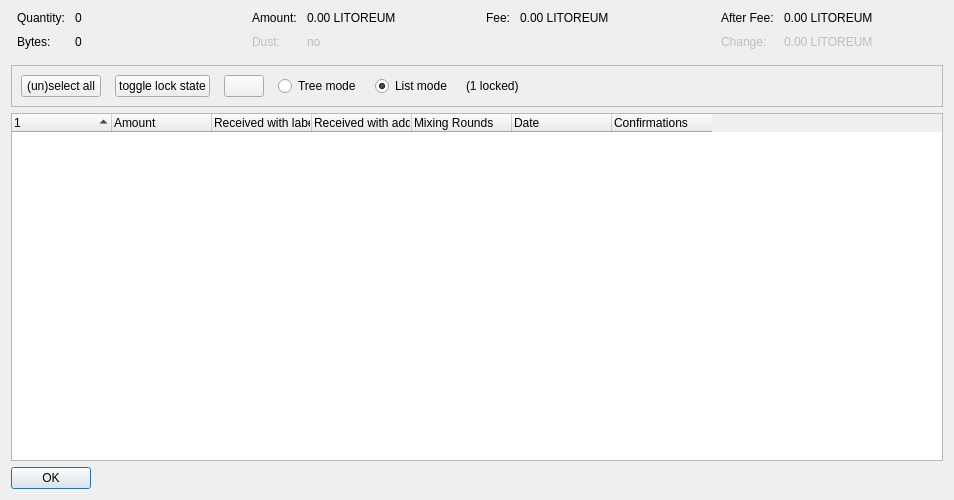
<?xml version="1.0" encoding="UTF-8"?>
<ui version="4.0">
 <class>CoinControlDialog</class>
 <widget class="QDialog" name="CoinControlDialog">
  <property name="geometry">
   <rect>
    <x>0</x>
    <y>0</y>
    <width>954</width>
    <height>500</height>
   </rect>
  </property>
  <property name="windowTitle">
   <string>Coin Selection</string>
  </property>
  <layout class="QVBoxLayout" name="verticalLayout">
   <item>
    <layout class="QHBoxLayout" name="horizontalLayoutTop" stretch="0,0,0,0">
     <property name="topMargin">
      <number>0</number>
     </property>
     <property name="bottomMargin">
      <number>10</number>
     </property>
     <item>
      <layout class="QFormLayout" name="formLayoutCoinControl1">
       <property name="horizontalSpacing">
        <number>10</number>
       </property>
       <property name="verticalSpacing">
        <number>10</number>
       </property>
       <property name="leftMargin">
        <number>6</number>
       </property>
       <property name="rightMargin">
        <number>6</number>
       </property>
       <item row="0" column="0">
        <widget class="QLabel" name="labelCoinControlQuantityText">
         <property name="text">
          <string>Quantity:</string>
         </property>
        </widget>
       </item>
       <item row="0" column="1">
        <widget class="QLabel" name="labelCoinControlQuantity">
         <property name="cursor">
          <cursorShape>IBeamCursor</cursorShape>
         </property>
         <property name="contextMenuPolicy">
          <enum>Qt::ActionsContextMenu</enum>
         </property>
         <property name="text">
          <string notr="true">0</string>
         </property>
         <property name="textInteractionFlags">
          <set>Qt::LinksAccessibleByMouse|Qt::TextSelectableByKeyboard|Qt::TextSelectableByMouse</set>
         </property>
        </widget>
       </item>
       <item row="1" column="0">
        <widget class="QLabel" name="labelCoinControlBytesText">
         <property name="text">
          <string>Bytes:</string>
         </property>
        </widget>
       </item>
       <item row="1" column="1">
        <widget class="QLabel" name="labelCoinControlBytes">
         <property name="cursor">
          <cursorShape>IBeamCursor</cursorShape>
         </property>
         <property name="contextMenuPolicy">
          <enum>Qt::ActionsContextMenu</enum>
         </property>
         <property name="text">
          <string notr="true">0</string>
         </property>
         <property name="textInteractionFlags">
          <set>Qt::LinksAccessibleByMouse|Qt::TextSelectableByKeyboard|Qt::TextSelectableByMouse</set>
         </property>
        </widget>
       </item>
      </layout>
     </item>
     <item>
      <layout class="QFormLayout" name="formLayoutCoinControl2">
       <property name="horizontalSpacing">
        <number>10</number>
       </property>
       <property name="verticalSpacing">
        <number>10</number>
       </property>
       <property name="leftMargin">
        <number>6</number>
       </property>
       <property name="rightMargin">
        <number>6</number>
       </property>
       <item row="0" column="0">
        <widget class="QLabel" name="labelCoinControlAmountText">
         <property name="text">
          <string>Amount:</string>
         </property>
        </widget>
       </item>
       <item row="0" column="1">
        <widget class="QLabel" name="labelCoinControlAmount">
         <property name="cursor">
          <cursorShape>IBeamCursor</cursorShape>
         </property>
         <property name="contextMenuPolicy">
          <enum>Qt::ActionsContextMenu</enum>
         </property>
         <property name="text">
          <string notr="true">0.00 LITOREUM</string>
         </property>
         <property name="textInteractionFlags">
          <set>Qt::LinksAccessibleByMouse|Qt::TextSelectableByKeyboard|Qt::TextSelectableByMouse</set>
         </property>
        </widget>
       </item>
       <item row="1" column="0">
        <widget class="QLabel" name="labelCoinControlLowOutputText">
         <property name="enabled">
          <bool>false</bool>
         </property>
         <property name="text">
          <string>Dust:</string>
         </property>
        </widget>
       </item>
       <item row="1" column="1">
        <widget class="QLabel" name="labelCoinControlLowOutput">
         <property name="enabled">
          <bool>false</bool>
         </property>
         <property name="cursor">
          <cursorShape>IBeamCursor</cursorShape>
         </property>
         <property name="contextMenuPolicy">
          <enum>Qt::ActionsContextMenu</enum>
         </property>
         <property name="text">
          <string notr="true">no</string>
         </property>
         <property name="textInteractionFlags">
          <set>Qt::LinksAccessibleByMouse|Qt::TextSelectableByKeyboard|Qt::TextSelectableByMouse</set>
         </property>
        </widget>
       </item>
      </layout>
     </item>
     <item>
      <layout class="QFormLayout" name="formLayoutCoinControl3">
       <property name="horizontalSpacing">
        <number>10</number>
       </property>
       <property name="verticalSpacing">
        <number>10</number>
       </property>
       <property name="leftMargin">
        <number>6</number>
       </property>
       <property name="rightMargin">
        <number>6</number>
       </property>
       <item row="0" column="0">
        <widget class="QLabel" name="labelCoinControlFeeText">
         <property name="text">
          <string>Fee:</string>
         </property>
        </widget>
       </item>
       <item row="0" column="1">
        <widget class="QLabel" name="labelCoinControlFee">
         <property name="cursor">
          <cursorShape>IBeamCursor</cursorShape>
         </property>
         <property name="contextMenuPolicy">
          <enum>Qt::ActionsContextMenu</enum>
         </property>
         <property name="text">
          <string notr="true">0.00 LITOREUM</string>
         </property>
         <property name="textInteractionFlags">
          <set>Qt::LinksAccessibleByMouse|Qt::TextSelectableByKeyboard|Qt::TextSelectableByMouse</set>
         </property>
        </widget>
       </item>
      </layout>
     </item>
     <item>
      <layout class="QFormLayout" name="formLayoutCoinControl4">
       <property name="horizontalSpacing">
        <number>10</number>
       </property>
       <property name="verticalSpacing">
        <number>10</number>
       </property>
       <property name="leftMargin">
        <number>6</number>
       </property>
       <property name="rightMargin">
        <number>6</number>
       </property>
       <item row="0" column="0">
        <widget class="QLabel" name="labelCoinControlAfterFeeText">
         <property name="text">
          <string>After Fee:</string>
         </property>
        </widget>
       </item>
       <item row="0" column="1">
        <widget class="QLabel" name="labelCoinControlAfterFee">
         <property name="cursor">
          <cursorShape>IBeamCursor</cursorShape>
         </property>
         <property name="contextMenuPolicy">
          <enum>Qt::ActionsContextMenu</enum>
         </property>
         <property name="text">
          <string notr="true">0.00 LITOREUM</string>
         </property>
         <property name="textInteractionFlags">
          <set>Qt::LinksAccessibleByMouse|Qt::TextSelectableByKeyboard|Qt::TextSelectableByMouse</set>
         </property>
        </widget>
       </item>
       <item row="1" column="0">
        <widget class="QLabel" name="labelCoinControlChangeText">
         <property name="enabled">
          <bool>false</bool>
         </property>
         <property name="text">
          <string>Change:</string>
         </property>
        </widget>
       </item>
       <item row="1" column="1">
        <widget class="QLabel" name="labelCoinControlChange">
         <property name="enabled">
          <bool>false</bool>
         </property>
         <property name="cursor">
          <cursorShape>IBeamCursor</cursorShape>
         </property>
         <property name="contextMenuPolicy">
          <enum>Qt::ActionsContextMenu</enum>
         </property>
         <property name="text">
          <string notr="true">0.00 LITOREUM</string>
         </property>
         <property name="textInteractionFlags">
          <set>Qt::LinksAccessibleByMouse|Qt::TextSelectableByKeyboard|Qt::TextSelectableByMouse</set>
         </property>
        </widget>
       </item>
      </layout>
     </item>
    </layout>
   </item>
   <item>
    <widget class="QFrame" name="frame">
     <property name="minimumSize">
      <size>
       <width>0</width>
       <height>40</height>
      </size>
     </property>
     <property name="frameShape">
      <enum>QFrame::StyledPanel</enum>
     </property>
     <property name="frameShadow">
      <enum>QFrame::Sunken</enum>
     </property>
     <layout class="QHBoxLayout" name="horizontalLayout">
      <item>
       <layout class="QHBoxLayout" name="horizontalLayoutPanel" stretch="0,0,0,0,0,0,0">
        <property name="spacing">
         <number>14</number>
        </property>
        <item>
         <widget class="QPushButton" name="pushButtonSelectAll">
          <property name="sizePolicy">
           <sizepolicy hsizetype="Maximum" vsizetype="Fixed">
            <horstretch>0</horstretch>
            <verstretch>0</verstretch>
           </sizepolicy>
          </property>
          <property name="text">
           <string>(un)select all</string>
          </property>
          <property name="autoDefault">
           <bool>false</bool>
          </property>
         </widget>
        </item>
        <item>
         <widget class="QPushButton" name="pushButtonToggleLock">
          <property name="sizePolicy">
           <sizepolicy hsizetype="Maximum" vsizetype="Fixed">
            <horstretch>0</horstretch>
            <verstretch>0</verstretch>
           </sizepolicy>
          </property>
          <property name="text">
           <string>toggle lock state</string>
          </property>
          <property name="autoDefault">
           <bool>false</bool>
          </property>
         </widget>
        </item>
        <item>
         <widget class="QPushButton" name="hideButton">
          <property name="sizePolicy">
           <sizepolicy hsizetype="Maximum" vsizetype="Fixed">
            <horstretch>0</horstretch>
            <verstretch>0</verstretch>
           </sizepolicy>
          </property>
          <property name="text">
           <string/>
          </property>
          <property name="autoDefault">
           <bool>false</bool>
          </property>
         </widget>
        </item>
        <item>
         <widget class="QRadioButton" name="radioTreeMode">
          <property name="sizePolicy">
           <sizepolicy hsizetype="Maximum" vsizetype="Fixed">
            <horstretch>0</horstretch>
            <verstretch>0</verstretch>
           </sizepolicy>
          </property>
          <property name="text">
           <string>Tree mode</string>
          </property>
         </widget>
        </item>
        <item>
         <widget class="QRadioButton" name="radioListMode">
          <property name="sizePolicy">
           <sizepolicy hsizetype="Maximum" vsizetype="Fixed">
            <horstretch>0</horstretch>
            <verstretch>0</verstretch>
           </sizepolicy>
          </property>
          <property name="text">
           <string>List mode</string>
          </property>
          <property name="checked">
           <bool>true</bool>
          </property>
         </widget>
        </item>
        <item>
         <widget class="QLabel" name="labelLocked">
          <property name="text">
           <string>(1 locked)</string>
          </property>
         </widget>
        </item>
        <item>
         <spacer name="horizontalSpacer">
          <property name="orientation">
           <enum>Qt::Horizontal</enum>
          </property>
          <property name="sizeHint" stdset="0">
           <size>
            <width>40</width>
            <height>20</height>
           </size>
          </property>
         </spacer>
        </item>
       </layout>
      </item>
     </layout>
    </widget>
   </item>
   <item>
    <widget class="CoinControlTreeWidget" name="treeWidget">
     <property name="contextMenuPolicy">
      <enum>Qt::CustomContextMenu</enum>
     </property>
     <property name="sortingEnabled">
      <bool>false</bool>
     </property>
     <property name="columnCount">
      <number>7</number>
     </property>
     <attribute name="headerShowSortIndicator" stdset="0">
      <bool>true</bool>
     </attribute>
     <attribute name="headerStretchLastSection">
      <bool>false</bool>
     </attribute>
     <column>
      <property name="text">
       <string/>
      </property>
     </column>
     <column>
      <property name="text">
       <string>Amount</string>
      </property>
     </column>
     <column>
      <property name="text">
       <string>Received with label</string>
      </property>
     </column>
     <column>
      <property name="text">
       <string>Received with address</string>
      </property>
     </column>
     <column>
      <property name="text">
       <string>Mixing Rounds</string>
      </property>
     </column>
     <column>
      <property name="text">
       <string>Date</string>
      </property>
     </column>
     <column>
      <property name="text">
       <string>Confirmations</string>
      </property>
      <property name="toolTip">
       <string>Confirmed</string>
      </property>
     </column>
    </widget>
   </item>
   <item>
    <widget class="QDialogButtonBox" name="buttonBox">
     <property name="sizePolicy">
      <sizepolicy hsizetype="Maximum" vsizetype="Fixed">
       <horstretch>0</horstretch>
       <verstretch>0</verstretch>
      </sizepolicy>
     </property>
     <property name="orientation">
      <enum>Qt::Horizontal</enum>
     </property>
     <property name="standardButtons">
      <set>QDialogButtonBox::Ok</set>
     </property>
    </widget>
   </item>
  </layout>
 </widget>
 <customwidgets>
  <customwidget>
   <class>CoinControlTreeWidget</class>
   <extends>QTreeWidget</extends>
   <header>qt/coincontroltreewidget.h</header>
  </customwidget>
 </customwidgets>
 <resources/>
 <connections/>
</ui>
